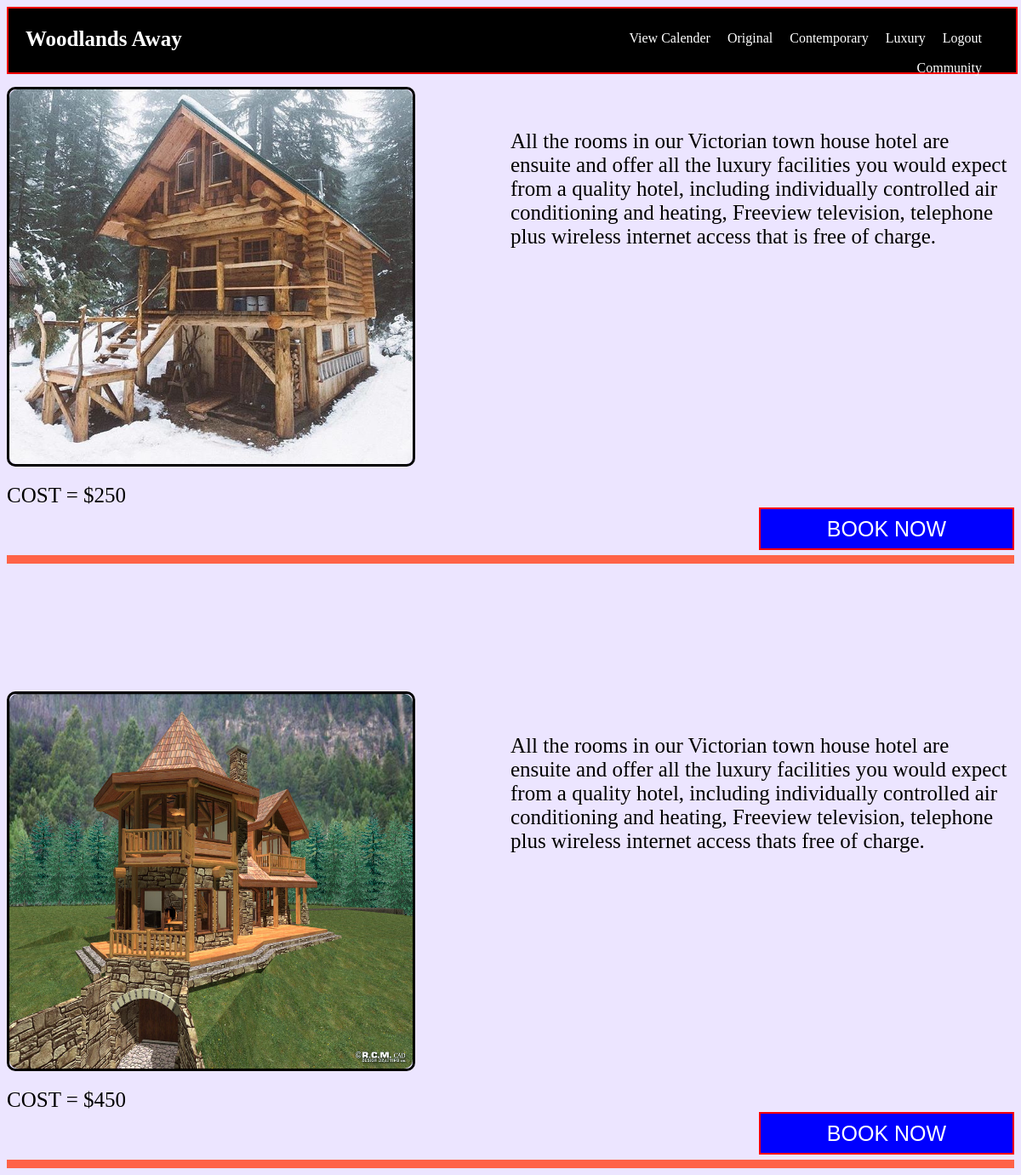
The app's page /Views/home/Luxury.php with its own data.
### tables this page shows
CREATE TABLE `log` (
  `log_id` int(11) NOT NULL,
  `log_type` varchar(20) NOT NULL,
  `description` varchar(10000) NOT NULL,
  `price` int(11) NOT NULL,
  `photo_name` varchar(1000) NOT NULL
);

### controller/DBConnection.php (called while the page is built)
<?php
class DBConnection {
    private $host;
    private $user;
    private $pass;
    private $database;
    private $conn;
    function DBConnection() {
        $this->host = 'localhost';
        $this->user = 'root';
        $this->pass = '';
        $this->database = 'woodlands_away';
    }
    public function getConnections() {
        $this->conn = new mysqli($this->host, $this->user, $this->pass, $this->database) or
        die($this->conn->error);
        return $this->conn;
    }
}

### controller/Users.php (called while the page is built, shortened)
<?php
include_once 'DBConnection.php';
class Users extends DBConnection {
    public function getAllLodge($type) {
        $sql = "select * from log where log_type='".$type."'";
        $res = $this->getConnections()->query($sql);
        return mysqli_fetch_all($res);
    }
}

### Views/home/Luxury.php (the view, shortened to what this page needs)
<?php
include_once 'navigation.php';
include_once '../../controller/Users.php';
$user = new Users();
$all_lodge = $user->getAllLodge("Luxury");
foreach ($all_lodge as $value) {
?>
<div class="wrap">
    <div class="booking">
        <div class="photo">
            <img src="../../image/<?php echo $value[4] ?>">
        </div>
        <div class="detail">
            <?php echo $value[2] ?>
        </div>
    </div>
    <div class="button">
        <div class="cost">
            <label>COST = $<?php echo $value[3] ?></label>
        </div>
        <div class="book">
            <a href="booking.php?id=<?php echo $value[0] ?>"><input type="submit" name="book" value="BOOK NOW"></a>
        </div>
    </div>
</div>
<?php
}
?>

### Views/home/navigation.php (shortened to what this page needs)
<!DOCTYPE html>
<html>
    <head>
        <link rel="stylesheet" type="text/css" href="../../css/home.css">
        <link rel="stylesheet" type="text/css" href="../../css/luxury.css">
        <link rel="stylesheet" type="text/css" href="../../css/calender.css">
        <link rel="stylesheet" type="text/css" href="../../css/booking.css">
    </head>
    <body>
        <div class="main">
            <div class="logo">
                <a href="home.php"><strong style="font-size: 25px">Woodlands Away</strong></a>
            </div>
            <div class="list">
                <ul>
                    <li class="login"><a href="../accounts/account.php">Logout</a></li>
                    <li class="help"><a href="Luxury.php">Luxury</a></li>
                    <li class="contact"><a href="Contemporary.php">Contemporary</a></li>
                    <li class="about"><a href="Original.php">Original</a></li>
                    <li class="view"><a href="Calender.php">View Calender</a></li>
                    <li class="com"><a href="community.php">Community</a></li>
                </ul>
            </div>
        </div>
    </body>
</html>

### css/home.css (style rules this page uses)
.type, .price, .photo { clear: both; height: 50px; margin-bottom: 20px; }

### css/luxury.css (style rules this page uses)
body { background: rgb(236, 229, 255); }
.wrap { margin-top: 150px; width: 100%; height: 550px; border-bottom: 10px solid tomato; }
.booking { width: 100%; height: 80%; clear: both; }
.photo { width: 40%; height: 100%; float: left; border: 3px solid black; border-radius: 10px; }
.detail { width: 50%; height: 100%; float: right; font-size: 25px; padding-top: 50px; font-family: "Times New Roman", Georgia, Serif; }
.button { width: 100%; height: 20%; }
.cost { width: 40%; }
.book { width: 55%; float: right; }
.button .cost label { font-size: 25px; }
.book input { float: right; width: 300px; height: 50px; font-size: 25px; background: blue; cursor: pointer; color: white; border: 2px solid red; }
.photo img { width: 100%; height: 100%; border-radius: 10px; }

### Views/home/navigation.php (style rules this page uses)
.main { background: black; color: white; width: 100%; height: 75px; margin-bottom: -135px; border: 2px solid red; }
.logo { width: 45%; float: left; margin-left: 20px; height: 49px; padding-top: 22px; }
.list { width: 45%; float: right; margin-right: 20px; height: 94%; }
a { text-decoration: none; color: white; }
.list ul li { list-style: none; display: block; float: right; height: 25px; padding-top: 10px; margin-right: 20px; text-align: center; }

### records on screen
log: photo_name (picture), description "All the rooms in our Victorian town house hotel are ensuite and offer all the luxury facilities you would expect from a quality hotel, including individually controlled air conditioning and heating, Freeview television, telephone plus wireless internet access that is free of charge.", price "250"
log: photo_name (picture), description "All the rooms in our Victorian town house hotel are ensuite and offer all the luxury facilities you would expect from a quality hotel, including individually controlled air conditioning and heating, Freeview television, telephone plus wireless internet access thats free of charge.", price "450"
